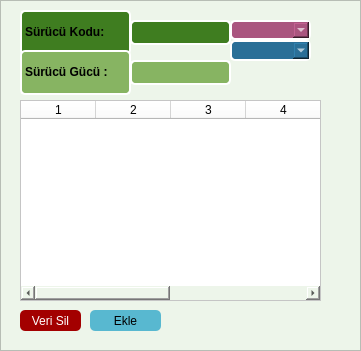
       <widget class="QFrame" name="frame_11">
        <property name="geometry">
         <rect>
          <x>20</x>
          <y>160</y>
          <width>361</width>
          <height>351</height>
         </rect>
        </property>
        <property name="styleSheet">
         <string notr="true">background-color: rgb(237, 245, 234);</string>
        </property>
        <property name="frameShape">
         <enum>QFrame::StyledPanel</enum>
        </property>
        <property name="frameShadow">
         <enum>QFrame::Raised</enum>
        </property>
        <widget class="QTableWidget" name="tableWidge_veritabani_1">
         <property name="geometry">
          <rect>
           <x>20</x>
           <y>100</y>
           <width>301</width>
           <height>201</height>
          </rect>
         </property>
         <property name="palette">
          <palette>
           <active>
            <colorrole role="Button">
             <brush brushstyle="SolidPattern">
              <color alpha="255">
               <red>255</red>
               <green>255</green>
               <blue>255</blue>
              </color>
             </brush>
            </colorrole>
            <colorrole role="Base">
             <brush brushstyle="SolidPattern">
              <color alpha="255">
               <red>255</red>
               <green>255</green>
               <blue>255</blue>
              </color>
             </brush>
            </colorrole>
            <colorrole role="Window">
             <brush brushstyle="SolidPattern">
              <color alpha="255">
               <red>255</red>
               <green>255</green>
               <blue>255</blue>
              </color>
             </brush>
            </colorrole>
           </active>
           <inactive>
            <colorrole role="Button">
             <brush brushstyle="SolidPattern">
              <color alpha="255">
               <red>255</red>
               <green>255</green>
               <blue>255</blue>
              </color>
             </brush>
            </colorrole>
            <colorrole role="Base">
             <brush brushstyle="SolidPattern">
              <color alpha="255">
               <red>255</red>
               <green>255</green>
               <blue>255</blue>
              </color>
             </brush>
            </colorrole>
            <colorrole role="Window">
             <brush brushstyle="SolidPattern">
              <color alpha="255">
               <red>255</red>
               <green>255</green>
               <blue>255</blue>
              </color>
             </brush>
            </colorrole>
           </inactive>
           <disabled>
            <colorrole role="Button">
             <brush brushstyle="SolidPattern">
              <color alpha="255">
               <red>255</red>
               <green>255</green>
               <blue>255</blue>
              </color>
             </brush>
            </colorrole>
            <colorrole role="Base">
             <brush brushstyle="SolidPattern">
              <color alpha="255">
               <red>255</red>
               <green>255</green>
               <blue>255</blue>
              </color>
             </brush>
            </colorrole>
            <colorrole role="Window">
             <brush brushstyle="SolidPattern">
              <color alpha="255">
               <red>255</red>
               <green>255</green>
               <blue>255</blue>
              </color>
             </brush>
            </colorrole>
           </disabled>
          </palette>
         </property>
         <property name="styleSheet">
          <string notr="true">background-color: rgb(255, 255, 255);
</string>
         </property>
         <property name="rowCount">
          <number>0</number>
         </property>
         <property name="columnCount">
          <number>6</number>
         </property>
         <attribute name="horizontalHeaderDefaultSectionSize">
          <number>75</number>
         </attribute>
         <column/>
         <column/>
         <column/>
         <column/>
         <column/>
         <column/>
        </widget>
        <widget class="QLabel" name="label_46">
         <property name="geometry">
          <rect>
           <x>20</x>
           <y>10</y>
           <width>111</width>
           <height>45</height>
          </rect>
         </property>
         <property name="font">
          <font>
           <pointsize>9</pointsize>
           <weight>75</weight>
           <bold>true</bold>
          </font>
         </property>
         <property name="tabletTracking">
          <bool>false</bool>
         </property>
         <property name="focusPolicy">
          <enum>Qt::TabFocus</enum>
         </property>
         <property name="styleSheet">
          <string notr="true">border: 2px solid white;
border-radius: 5px;
background-color: rgb(63, 125, 32);
</string>
         </property>
         <property name="text">
          <string>Sürücü Kodu:</string>
         </property>
         <property name="textFormat">
          <enum>Qt::AutoText</enum>
         </property>
        </widget>
        <widget class="QLabel" name="label_86">
         <property name="geometry">
          <rect>
           <x>20</x>
           <y>50</y>
           <width>111</width>
           <height>45</height>
          </rect>
         </property>
         <property name="font">
          <font>
           <pointsize>9</pointsize>
           <weight>75</weight>
           <bold>true</bold>
          </font>
         </property>
         <property name="tabletTracking">
          <bool>false</bool>
         </property>
         <property name="focusPolicy">
          <enum>Qt::TabFocus</enum>
         </property>
         <property name="styleSheet">
          <string notr="true">border: 2px solid white;
border-radius: 5px;
background-color: rgb(135, 180, 98);</string>
         </property>
         <property name="text">
          <string>Sürücü Gücü :</string>
         </property>
         <property name="textFormat">
          <enum>Qt::AutoText</enum>
         </property>
        </widget>
        <widget class="QLineEdit" name="surucugucu_veri">
         <property name="geometry">
          <rect>
           <x>130</x>
           <y>60</y>
           <width>101</width>
           <height>25</height>
          </rect>
         </property>
         <property name="styleSheet">
          <string notr="true">color: rgb(255, 255, 255);
border: 2px solid white;
border-radius: 5px;
background-color: rgb(135, 180, 98);</string>
         </property>
        </widget>
        <widget class="QLineEdit" name="surucukodu_veri">
         <property name="geometry">
          <rect>
           <x>130</x>
           <y>20</y>
           <width>101</width>
           <height>25</height>
          </rect>
         </property>
         <property name="styleSheet">
          <string notr="true">background-color: rgb(63, 125, 32);
color: rgb(255, 255, 255);
border: 2px solid white;
border-radius: 5px;
</string>
         </property>
        </widget>
        <widget class="QComboBox" name="Markasurucu_veri">
         <property name="geometry">
          <rect>
           <x>230</x>
           <y>40</y>
           <width>81</width>
           <height>21</height>
          </rect>
         </property>
         <property name="styleSheet">
          <string notr="true">color: rgb(255, 255, 255);
border: 2px solid white;
border-radius: 5px;
background-color: rgb(42, 111, 151);
</string>
         </property>
         <property name="editable">
          <bool>true</bool>
         </property>
         <property name="currentIndex">
          <number>-1</number>
         </property>
        </widget>
        <widget class="QComboBox" name="fazsurucu_veri">
         <property name="geometry">
          <rect>
           <x>230</x>
           <y>20</y>
           <width>81</width>
           <height>20</height>
          </rect>
         </property>
         <property name="styleSheet">
          <string notr="true">border: 2px solid white;
color: rgb(255, 255, 255);
border-radius: 5px;
background-color: rgb(170, 85, 127);</string>
         </property>
         <property name="editable">
          <bool>true</bool>
         </property>
         <property name="currentIndex">
          <number>-1</number>
         </property>
        </widget>
        <widget class="QPushButton" name="veritabanekle_1">
         <property name="geometry">
          <rect>
           <x>90</x>
           <y>310</y>
           <width>71</width>
           <height>21</height>
          </rect>
         </property>
         <property name="cursor">
          <cursorShape>PointingHandCursor</cursorShape>
         </property>
         <property name="styleSheet">
          <string notr="true">background-color: rgb(88, 184, 208);border-radius: 5px;</string>
         </property>
         <property name="text">
          <string>Ekle</string>
         </property>
        </widget>
        <widget class="QPushButton" name="verisil_1">
         <property name="geometry">
          <rect>
           <x>20</x>
           <y>310</y>
           <width>61</width>
           <height>21</height>
          </rect>
         </property>
         <property name="font">
          <font>
           <weight>50</weight>
           <bold>false</bold>
          </font>
         </property>
         <property name="cursor">
          <cursorShape>PointingHandCursor</cursorShape>
         </property>
         <property name="styleSheet">
          <string notr="true">border-radius: 5px;
color: rgb(255, 255, 255);
background-color: rgb(163, 0, 0);

</string>
         </property>
         <property name="text">
          <string>Veri Sil</string>
         </property>
        </widget>
       </widget>
